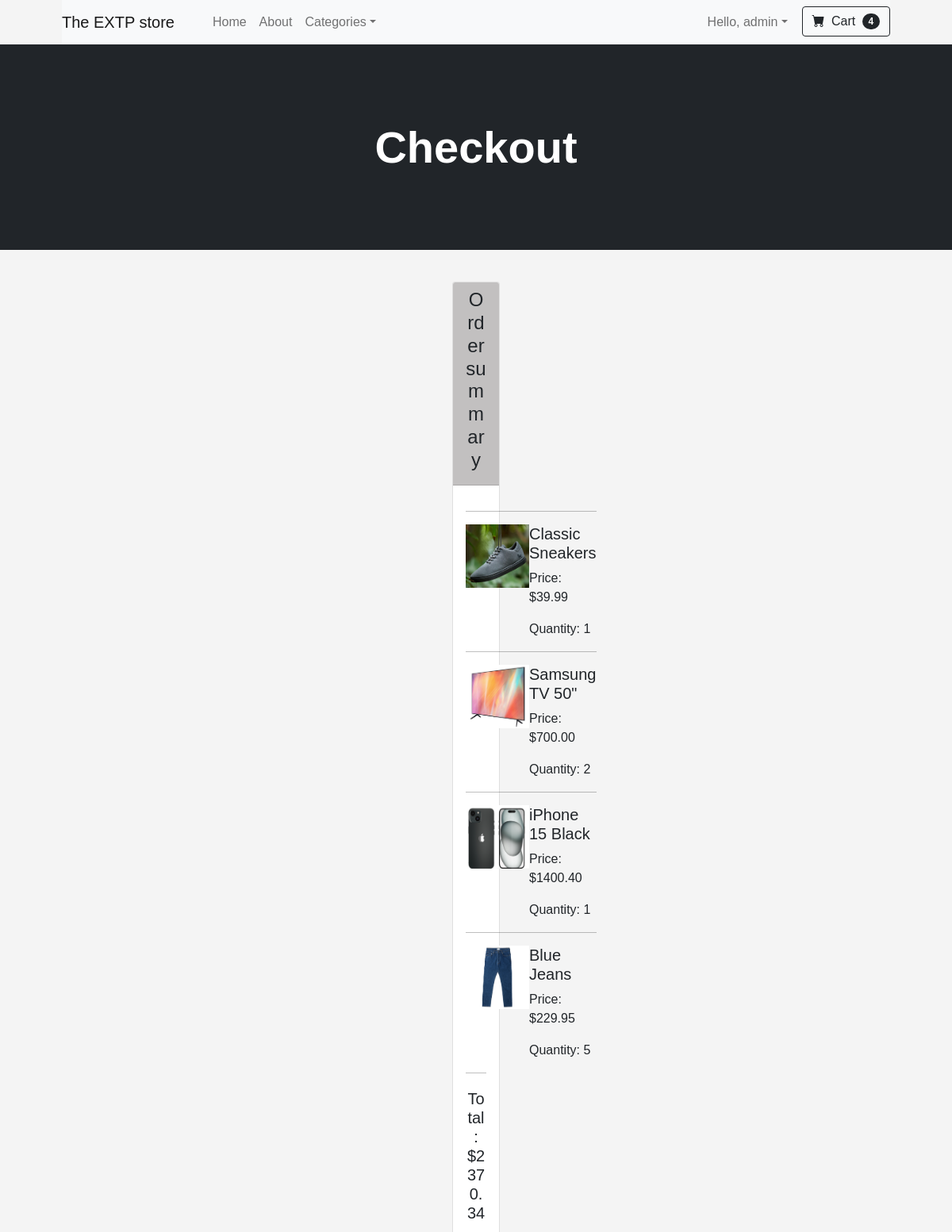
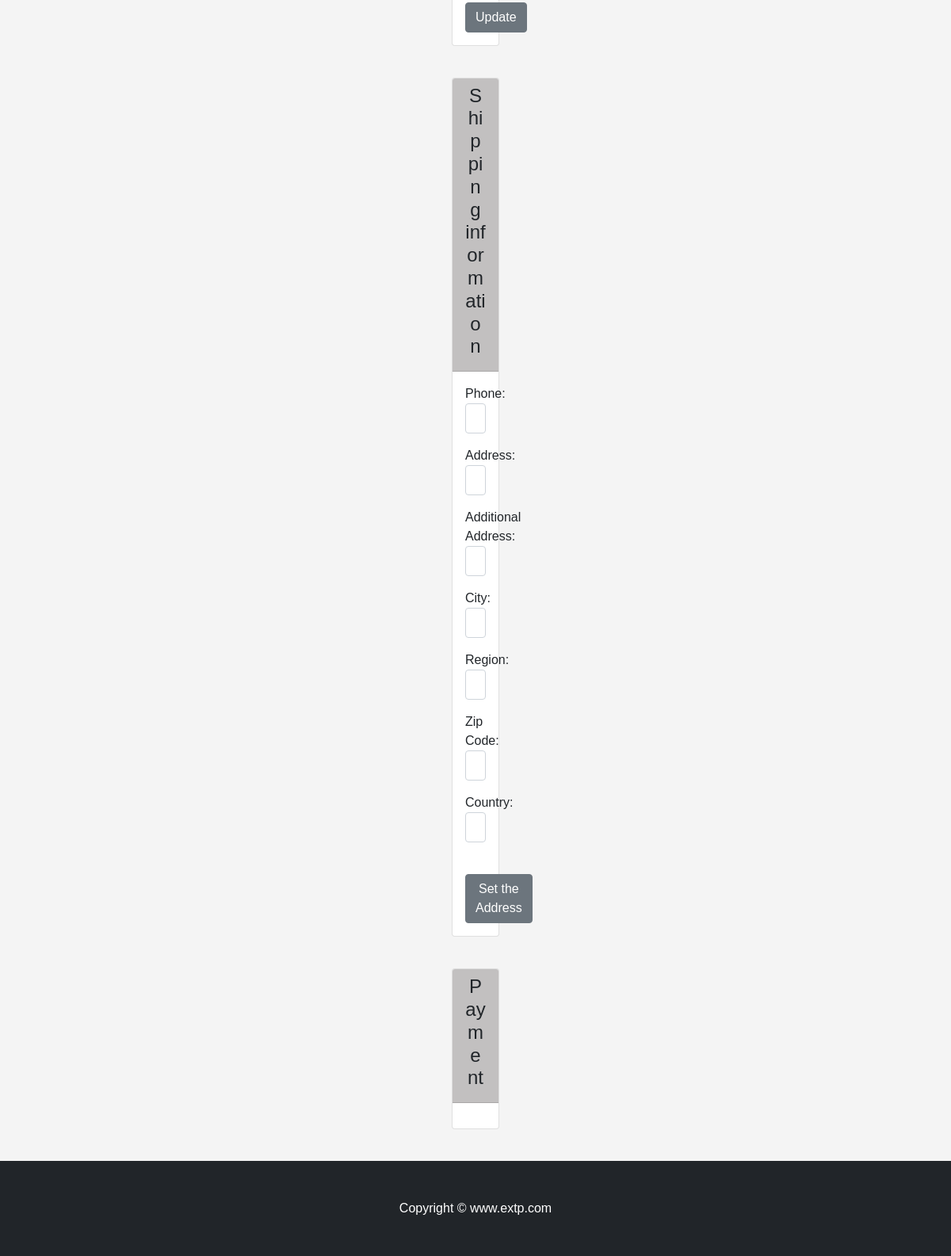
The app's page /cart/checkout/ (signed in) with its own data (2 pictures, top to bottom).
### cart/models.py (models this page shows, shortened)
class Cart(models.Model):
    user = models.ForeignKey(User, on_delete=models.CASCADE)
    product = models.ForeignKey(Product, on_delete=models.CASCADE)
    quantity = models.IntegerField(default=1)
    @property
    def total_item_price(self):
        if self.product.on_sale:
            return self.quantity * self.product.sale_price
        else:
            return self.quantity * self.product.price

### ecommerce/models.py (models this page shows, shortened)
class Product(models.Model):
    product_name = models.CharField(max_length=100)
    category = models.ForeignKey(Category, on_delete=models.SET_NULL, blank=True, null=True)
    description = models.TextField()
    image = models.ImageField(upload_to='product_images/', blank=True, null=True)
    created_at = models.DateTimeField(auto_now_add=True)
    price = models.DecimalField(max_digits=6, decimal_places=2)
    quantity = models.IntegerField(default=55)
    seller = models.CharField(max_length=100, default="EXTP")
    on_sale = models.BooleanField(default=False)
    sale_price = models.DecimalField(max_digits=6, decimal_places=2, blank=True, null=True)

### user/models.py (models this page shows, shortened)
class UserProfile(models.Model):
    user = models.OneToOneField(User, on_delete=models.CASCADE, related_name='userprofile')
    date_of_modified = models.DateTimeField(auto_now=True)
    phone = models.CharField(max_length=15, blank=True)
    address = models.CharField(max_length=150, blank=True)
    additional_address = models.CharField(max_length=100, blank=True)
    city = models.CharField(max_length=100, blank=True)
    region = models.CharField(max_length=100, blank=True)
    zip_code = models.CharField(max_length=15, blank=True)
    country = models.CharField(max_length=15, blank=True)

### cart/views.py (the view, shortened to what this page needs)
# urls.py: path("checkout/", views.checkout, name="checkout"),
@login_required
def checkout(request):
    cart = Cart.objects.filter(user=request.user)
    profile = UserProfile.objects.filter(user=request.user).first()
    total_price = sum(item.quantity * (item.product.sale_price if item.product.on_sale else item.product.price) for item in cart)
    global global_random_number
    global_random_number = random.randint(100000, 999999)
    if request.method == 'GET':
        form = ShippingInfoForm(instance=profile)
    return render(request, 'cart/checkout.html', {'cart': cart, 'form': form, 'total_price': total_price, 'global_random_number': global_random_number})

### cart/forms.py
class ShippingInfoForm(forms.ModelForm):
    password = None
    phone = forms.CharField(required=False, label="Phone", widget=forms.TextInput(attrs={'class':'form-control', 'placeholder':''}))
    address = forms.CharField(required=False, label="Address", max_length=100, widget=forms.TextInput(attrs={'class':'form-control', 'placeholder':''}))
    additional_address = forms.CharField(required=False, label="Additional Address", max_length=100, widget=forms.TextInput(attrs={'class':'form-control', 'placeholder':''}))
    city = forms.CharField(required=False, label="City", widget=forms.TextInput(attrs={'class':'form-control', 'placeholder':''}))
    region = forms.CharField(required=False, label="Region", max_length=100, widget=forms.TextInput(attrs={'class':'form-control', 'placeholder':''}))
    zip_code = forms.CharField(required=False, label="Zip Code", max_length=100, widget=forms.TextInput(attrs={'class':'form-control', 'placeholder':''}))
    country = forms.CharField(required=False, label="Country", widget=forms.TextInput(attrs={'class':'form-control', 'placeholder':''}))
    class Meta:
        model = UserProfile
        exclude = ['user_id', 'date_of_modified', 'user']

### ecommerce/views.py (called while the page is built)
def custom_context(request):
    categories = models.Category.objects.all()
    if request.user.is_authenticated:
        quantity_cart = Cart.objects.filter(user=request.user).count()
    else:
        quantity_cart = 0
    return {'categories': categories, "quantity_cart": quantity_cart}

### templates/cart/checkout.html (shortened to what this page needs)
{% extends "base.html" %}
{% block content %}
    <header class="bg-dark py-5">
        <div class="container px-4 px-lg-5 my-5">
            <div class="text-center text-white">
                <h1 class="display-4 fw-bolder">Checkout</h1>
            </div>
        </div>
    </header>
    <div class="card" style="margin: 40px 570px;">
        <div class="card-header" style="text-align: center; background-color: rgb(194, 192, 192);" >
            <h4>Order summary</h4>
        </div>
        <div class="card-body" >
            <table class="table table-borderless" >
                {% for cart_element in cart %}
                    <tr style="margin: 40px 450px;">
                        <td style="padding: 0px;" width="150">
                            <hr class="my-line" style="color: rgb(0, 0, 0);">
                            <a href="{% url 'ecommerce:product_detail' cart_element.product.id %}">
                                <img src="{{ cart_element.product.image.url }}" alt="product" width="80" height="80">
                            </a>
                        </td>
                        <td style="padding: 0px;">
                            <hr class="my-line" style="color: rgb(0, 0, 0);">
                            <h5 class="card-title">{{ cart_element.product.product_name }}</h5>
                            <p class="card-text">Price: ${{ cart_element.total_item_price }}</p>
                            <p class="card-text">Quantity: {{ cart_element.quantity }}</p>
                        </td>
                    </tr>
                {% endfor %}
            </table>
            <hr class="my-line" style="color: rgb(0, 0, 0);">
            <h5 style="text-align: center; margin-top: 20px;">Total: ${{ total_price }}</h5>
            <div style="text-align: center; margin-top: 15px;">
                <a href="{% url 'cart:cart_details' %}" class="btn btn-secondary">Update</a>
            </div>
        </div>
    </div>
    <div class="card" style="margin: 40px 570px;">
        <div class="card-header" style="text-align: center; background-color: rgb(194, 192, 192);">
            <h4>Shipping information</h4>
        </div>
        <div class="card-body">
            <form method="post" class="update-form">
                {{ form.as_p }}
                <br>
                <button type="submit" class="btn btn-secondary" style="display: block; margin: 0 auto;">Set the Address</button>
            </form>
        </div>
    </div>
    <div class="card" style="margin: 40px 570px;">
        <div class="card-header" style="text-align: center; background-color: rgb(194, 192, 192);">
            <h4>Payment</h4>
        </div>
        <div class="card-body">
        </div>
    </div>
{% endblock %}

### templates/base.html (shortened to what this page needs)
{% load static %}
<!DOCTYPE html>
<html lang="en">
    <head>
        <link href="https://cdn.jsdelivr.net/npm/bootstrap-icons@1.5.0/font/bootstrap-icons.css" rel="stylesheet" />
        <link href="{% static 'css/styles.css' %}" rel="stylesheet" />
        <link href="https://stackpath.bootstrapcdn.com/bootstrap/5.1.3/css/bootstrap.min.css" rel="stylesheet">
    </head>
    <body>
        <div class="container px-4 px-lg-5">
            <nav class="navbar navbar-expand-lg navbar-light bg-light sticky-top">
                <a class="navbar-brand" href="{% url 'ecommerce:home' %}">The EXTP store</a>
                <div class="collapse navbar-collapse" id="navbarSupportedContent">
                    <ul class="navbar-nav me-auto mb-2 mb-lg-0 ms-lg-4">
                        <li class="nav-item"><a class="nav-link" aria-current="page" href="{% url 'ecommerce:home' %}">Home</a></li>
                        <li class="nav-item"><a class="nav-link" href="{% url 'ecommerce:about' %}">About</a></li>
                        <li class="nav-item dropdown">
                            <a class="nav-link dropdown-toggle" id="navbarDropdown" href="#" role="button" data-bs-toggle="dropdown" aria-expanded="false">Categories</a>
                        </li>
                    </ul>
                    <ul class="navbar-nav ml-auto mb-2 mb-lg-0">
                        {% if user.is_authenticated %}
                        <li class="nav-item dropdown">
                            <a class="nav-link dropdown-toggle" id="navbarDropdown" href="#" role="button" data-bs-toggle="dropdown" aria-expanded="false" style="margin-right: 10px;">Hello, {{ user.username }}</a>
                        </li>
                        {% else %}
                        <li class="nav-item"><a class="nav-link" href="{% url 'user:login' %}">Sign In</a></li>
                        <li class="nav-item" style="margin-right: 10px;"><a class="nav-link" href="{% url 'user:registration' %}">Sign Up</a></li>
                        {% endif %}
                        <li class="nav-item">
                            {% if user.is_authenticated %}
                            <a href="{% url 'cart:cart_details' %}">
                                <button class="btn btn-outline-dark" type="submit">
                                    <i class="bi-cart-fill me-1"></i>
                                    Cart
                                    <span class="badge bg-dark text-white ms-1 rounded-pill">{{ quantity_cart }}</span>
                                </button>
                            </a>
                            {% endif %}
                        </li>
                    </ul>
                </div>
            </nav>
        </div>
        {% block content %}
        {% endblock %}
        <footer class="py-5 bg-dark"  >
            <div class="container"><p class="m-0 text-center text-white">Copyright &copy; www.extp.com </p></div>
        </footer>
    </body>
</html>

### templates/base.html (style rules this page uses)
body { font-family: Arial, sans-serif; background-color: #f4f4f4; margin: 0; padding: 0; }
form { text-align: center; }
button { background-color: #868686; color: white; border: none; cursor: pointer; transition: background-color 0.3s; }
.update-form { text-align: left; }

### records on screen
Cart: product.image (picture), product.product_name "Classic Sneakers", total_item_price "39.99", quantity "1"
Cart: product.image (picture), product.product_name "Samsung TV 50\"", total_item_price "700.00", quantity "2"
Cart: product.image (picture), product.product_name "iPhone 15 Black", total_item_price "1400.40", quantity "1"
Cart: product.image (picture), product.product_name "Blue Jeans", total_item_price "229.95", quantity "5"

### other values on screen
{{ user.username }} "admin"
{{ quantity_cart }} "4"
{{ total_price }} "2370.34"
